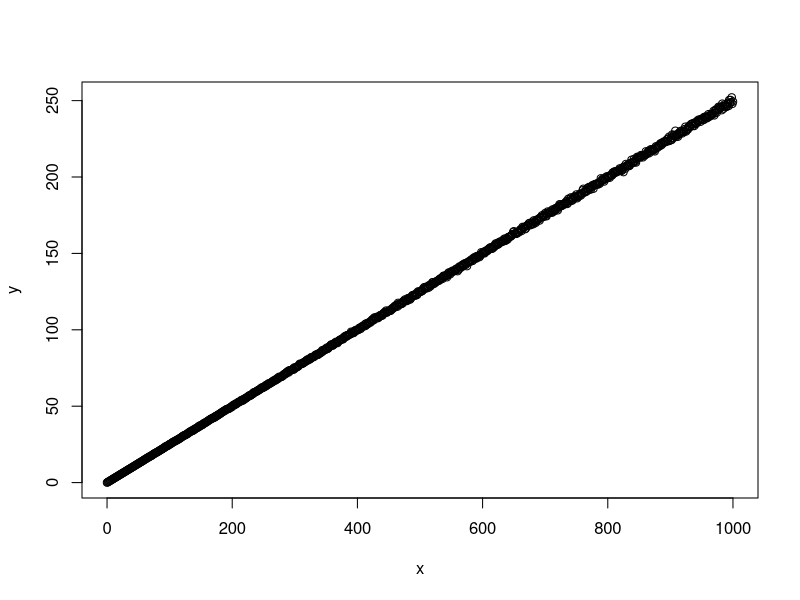
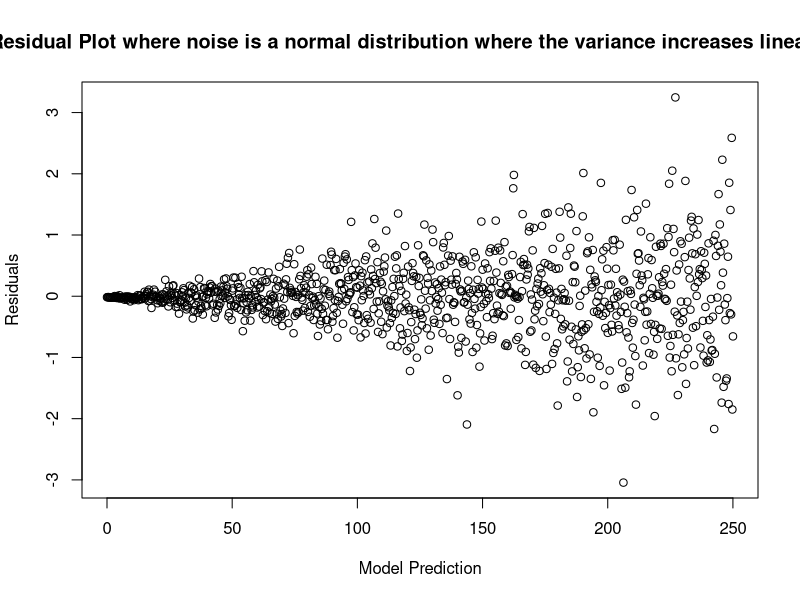

These charts were generated, in order, by the following R code:
#####
# Next task: consider a model where noise is a normal distribution where the variance increases 
#             linearly with x
x <- c(0:1000)
error <- rnorm(x,0,0.001*x) #rnorm generates len(x) random deviates based on x value in question
y <- 0.25*x+error
plot(x,y)
model_norm <- lm(y~x)
res_norm <- resid(model_norm)
plot(res_norm ~ predict(model_norm),
     main = "lm() Residual Plot where noise is a normal distribution where the variance increases linearly with x",
     xlab = "Model Prediction",
     ylab = "Residuals")
# More compact: plot(resid(model_norm) ~ predict(model_norm))
#####